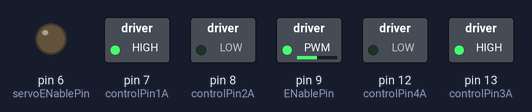
Bench run of a sketch on a simulated Arduino Uno, built with avr-gcc and run on an emulated ATmega328P. Parts: switched loads named in the sketch (green lamp = pin HIGH), output pins drawn as LEDs (lit = HIGH).

Above: at 0.05 s.
At 5.95 s:
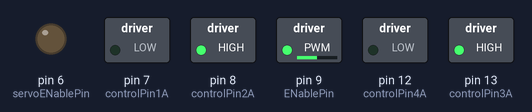
Timing chart, 0 to 6.9 s (numbered marks = the images above):
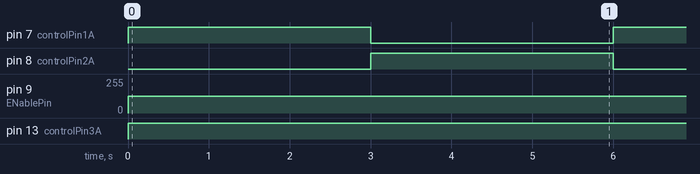

Measured:
- by itself, pin 7 (controlPin1A), pin 8 (controlPin2A): alternates HIGH for 3.0 s and LOW for 3.0 s
- by itself, pin 9 (ENablePin): 0/255 → 127/255 at 0.00 s
- by itself, pin 13 (controlPin3A): LOW → HIGH at 0.00 s

The sketch:

Lego_auto_test1.ino
```cpp
/*
 Lego Powerfunctions car model controlled over bluetooth
 Arduino Uno controls motors and servo
 Remote controlled with android app developed with MIT App Inventor 2

 Circuit:
 * Serial communication   (uses Uno pin 0,1)    Bluetooth-module is attached (has to be detached when loading program over USB)
 * L293D with motor       (uses Uno digital pins 2,5,9)
 * L293D with servo       (uses Uno digital pins 6,8,3)


*/

// Used libraries:
#include <SPI.h>                             // Serial Peripheral Interface Library
#include <String.h>                          // contains function strtok: split string into tokens
#include <Wire.h>                            // for ioexpander


// Serial buffer size: calculate based on max input size expected for one command over bluetooth serial interface
#define INPUT_SIZE 30

// IOExpander Address
//#define 8574_ADDR 0x20

//

// Motor control digital output pins defined as global constants (4 wheel drive with 2 Lego motors):
const int controlPin1A = 7;                  // L293D driver input 1A on pin no 2  http://www.ti.com/lit/ds/symlink/l293.pdf connected to Arduino digital output pin 2
const int controlPin2A = 8;                  // L293D driver input 2A on pin no 7 connected to Arduino digital output pin 5
const int ENablePin = 9;                     // L293D ENable(1,2) input on pin no 1 connected to Arduino digital output pin 9
// Servo control digital output pins defined as global constants (Servo steering with 1 Lego servo):
const int controlPin3A = 13;                  // L293D driver input 3A on pin no 10 connected to Arduino digital output pin 6
const int controlPin4A = 12;                  // L293D driver input 4A on pin no 15 connected to Arduino digital output pin 8
const int servoENablePin = 6;                // L293D ENable(3,4) input on pin no 9 connected to Arduino digital output pin 3
// Motor control global variables:
int motorSpeed = 0;                          // Motor speed 0..255
int motorDirection = 1;                      // Forward (1) or reverse (0)
// Servo control global variables:
int steering = 0;                            // Servo position 0..255
int steeringDirection = 0;                   // Left (0) and Right (1)


//unsigned long previousMillis = 0;
//const long interval = 2000;
//int iRCspeed=0;
//int iRCsteering=0;

void setup()
{
   Serial.begin(9600);                       // initialize serial communication
   Serial.setTimeout(1000);                  // 1000 ms time out
   // Declare digital output pins:
   pinMode(controlPin1A, OUTPUT);      // 1A
   pinMode(controlPin2A, OUTPUT);      // 2A
   pinMode(ENablePin, OUTPUT);         // EN1,2
   pinMode(controlPin3A, OUTPUT);      // 3A
   pinMode(controlPin4A, OUTPUT);      // 4A
   pinMode(servoENablePin, OUTPUT);    // EN3,4
   digitalWrite(ENablePin, LOW);       // motor off
   digitalWrite(servoENablePin, LOW);  // steering centered
}


void loop()
{
   // Get next command from serial bluetooth (add 1 byte for final 0)

//   char input[INPUT_SIZE + 1];                  // array of type char (C-string) with null-termination (https://www.arduino.cc/en/Reference/String)
//   byte size = Serial.readBytesUntil('\n', input, INPUT_SIZE);   //read Serial until new line or buffer full or time out
   // Add the final 0 to end the C-string
//   input[size] = 0;


   // Read command which is a C-string of the form:  "RC,RCsteering,RCspeed,\n\0"  (ends with a new line character and a null)
//   char* command = strtok(input, ",");          // ignore command for now (RC for Remote Control is the only command sent by the app for the time being)
//   char* RCsteering = strtok(NULL, ",");        // next comes RCsteering which is in the Range: -100 (left).. 0 .. 100 (right)
//   char* RCspeed = strtok(NULL, ",");           // next comes RCspeed which is in the Range: -100 (full speed reverse).. 0 .. 100 (full speed forward)
   int iRCsteering =0; // = atoi(RCsteering);          // convert string RCsteering into integer iRCsteering
   int iRCspeed =0 ;  // = atoi(RCspeed);                // convert string RCspeed into integer iRCspeed
/*
  unsigned long currentMillis = millis();

  if(currentMillis - previousMillis >= interval) {
    previousMillis = currentMillis;

    if (iRCspeed<0)
      {
      iRCspeed= 100;
      iRCsteering= 50;
      }
    else
    {
      iRCspeed= -100;
      iRCsteering= -100;
    }
  }
*/

   // Set motor and servo control variables
   iRCspeed = 50;
   iRCsteering = 0;
   if (iRCsteering > 0) steeringDirection = 1;   // turn right if iRCsteering = 1..100
   else steeringDirection = 0;                   // turn left  if iRCsteering = -100..0
   steering = int(2.55*abs(iRCsteering));        // Servo position 0..255 based on command 0..100

   if (iRCspeed > 0) motorDirection = 1;         // Set car in forward if iRCspeed = 1..100
   else motorDirection = 0;                      // Set car in reverse if iRCspeed = -100..0
   motorSpeed = int(2.55*abs(iRCspeed));         // Set speed 0..255 based on command 0..100

//  if (strcmp (command,"RC") == 0)
    SetMotorControl();                            // adjust motor direction and speed
    delay(3000);

   iRCspeed = -50;
   iRCsteering = 0;
   if (iRCsteering > 0) steeringDirection = 1;   // turn right if iRCsteering = 1..100
   else steeringDirection = 0;                   // turn left  if iRCsteering = -100..0
   steering = int(2.55*abs(iRCsteering));        // Servo position 0..255 based on command 0..100

   if (iRCspeed > 0) motorDirection = 1;         // Set car in forward if iRCspeed = 1..100
   else motorDirection = 0;                      // Set car in reverse if iRCspeed = -100..0
   motorSpeed = int(2.55*abs(iRCspeed));         // Set speed 0..255 based on command 0..100

//  if (strcmp (command,"RC") == 0)
    SetMotorControl();                            // adjust motor direction and speed
    delay(3000);

}


void SetMotorControl()
/*
L293 logic:    EN1,2   1A    2A
               H       H     L    Motor turns left  (Forward; motorDirection == 1)
               H       L     H    Motor turns right (Reverse; motorDirection == 0)

               EN3,4   3A    4A
               H       H     L    Servo turns left  (steeringDirection == 0)
               H       L     H    Servo turns right (steeringDirection == 1)
Motor speed:   PWM signal on EN1,2 (490 Hz; digital output value 0..255 for motorSpeed)
Servo position:PWM signal on EN3,4 (490 Hz; digital output value 0..255 for position; 0 is straight ahead)
*/
{
  if (motorDirection == 1)               //Forward
    {
       digitalWrite(controlPin1A, HIGH);
       digitalWrite(controlPin2A, LOW);
    }
  else                                   //Reverse
    {
       digitalWrite(controlPin1A, LOW);
       digitalWrite(controlPin2A, HIGH);
    }
  analogWrite(ENablePin, motorSpeed);    //Speed

  if (steeringDirection == 0)            //Left
    {
       digitalWrite(controlPin3A, HIGH);
       digitalWrite(controlPin4A, LOW);
    }
  else                                   //Right
    {
       digitalWrite(controlPin3A, LOW);
       digitalWrite(controlPin4A, HIGH);
    }
  analogWrite(servoENablePin, steering); //Servo position

}
```
